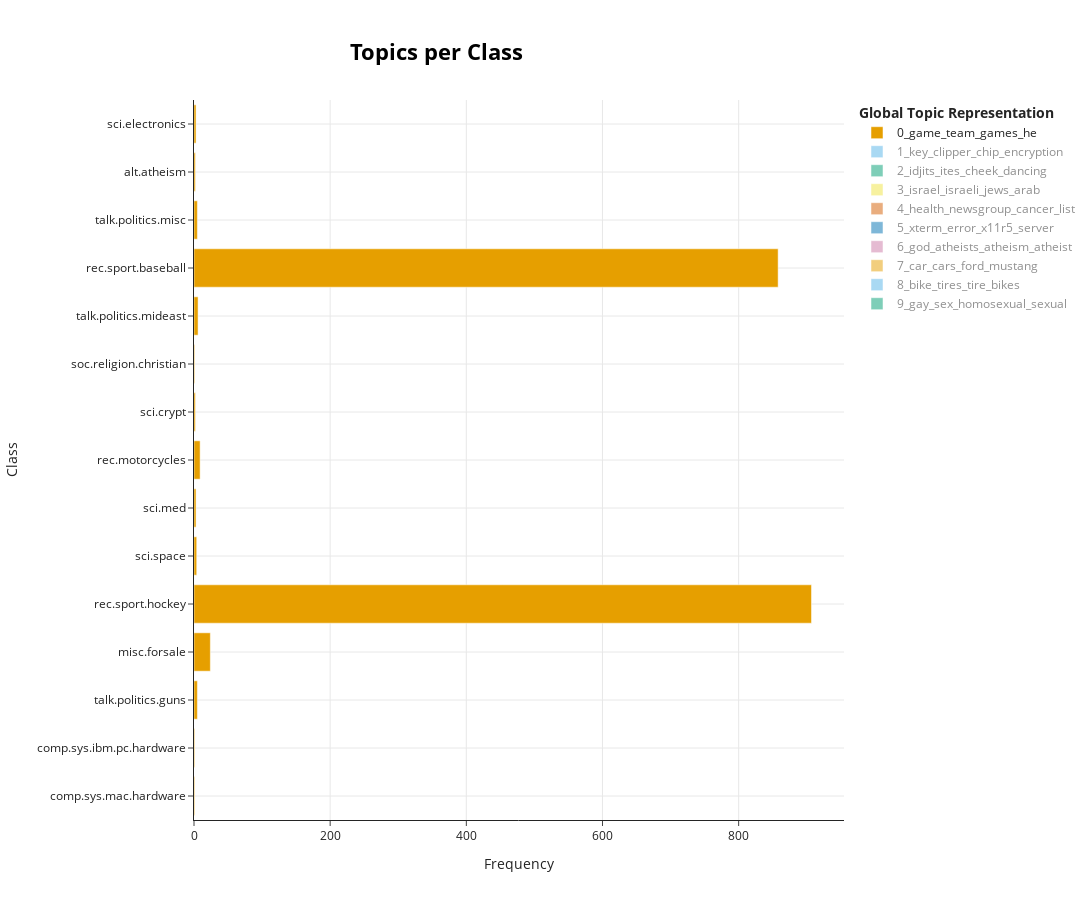

This figure's notebook cell:
### Code cell
topics_per_class = topic_model.topics_per_class(docs, classes=classes)
fig_unsupervised = topic_model.visualize_topics_per_class(topics_per_class, top_n_topics=10)
fig_unsupervised

### Figure 1 — Plotly figure (JSON) as saved in the notebook; plotly's stock layout.template omitted (floating-point values rounded to 4 significant figures)
{"data": [{"hoverinfo": "text", "hovertext": ["<b>Topic 0</b><br>Words: jcssageccpurdueedu, stalnaker, oooo, pureesageccjcs, ernest", "<b>Topic 0</b><br>Words: quinea, papua, translation, buying, seriously", "<b>Topic 0</b><br>Words: jets, phill, ratings, bianchi, addresss", "<b>Topic 0</b><br>Words: tickets, ticket, contains, airlines, airline", "<b>Topic 0</b><br>Words: game, team, hockey, games, 25", "<b>Topic 0</b><br>Words: station, clementine, song, dcx1, unscheduled", "<b>Topic 0</b><br>Words: dominant, dominance, cross, eye, study", "<b>Topic 0</b><br>Words: embalmer, it175, umanitoba, jorg, gsxr1100", "<b>Topic 0</b><br>Words: ticket, v4, v5, allegation, magnitude", "<b>Topic 0</b><br>Words: sturm, doug, familiar, anyone, with", "<b>Topic 0</b><br>Words: prisoners, sections, stones, pitchers, anon15031anonpenetfi", "<b>Topic 0</b><br>Words: game, team, he, games, year", "<b>Topic 0</b><br>Words: chrysler, chorus, dollar, sf, buffs", "<b>Topic 0</b><br>Words: conner, beautiful, bravo, bill, johnson", "<b>Topic 0</b><br>Words: soccer, conference, philcmacseemcgillca, chicago, 45th"], "marker": {"color": "#E69F00"}, "name": "0_game_team_games_he", "orientation": "h", "type": "bar", "visible": true, "x": [1, 1, 5, 24, 907, 4, 3, 9, 2, 1, 6, 858, 5, 2, 3], "y": ["comp.sys.mac.hardware", "comp.sys.ibm.pc.hardware", "talk.politics.guns", "misc.forsale", "rec.sport.hockey", "sci.space", "sci.med", "rec.motorcycles", "sci.crypt", "soc.religion.christian", "talk.politics.mideast", "rec.sport.baseball", "talk.politics.misc", "alt.atheism", "sci.electronics"]}, {"hoverinfo": "text", "hovertext": ["<b>Topic 1</b><br>Words: sequences, parser, esc, dsc, compliant", "<b>Topic 1</b><br>Words: rewards, info, npr, secure, public", "<b>Topic 1</b><br>Words: typos, hooks, greetings, al, clipper", "<b>Topic 1</b><br>Words: prizms, lterature, lloking, lsi, geos", "<b>Topic 1</b><br>Words: publish, scoriates, conically, intelliegence, moeny", "<b>Topic 1</b><br>Words: ssn, whoa, smoking, foods, eh", "<b>Topic 1</b><br>Words: key, clipper, chip, encryption, keys", "<b>Topic 1</b><br>Words: monitoring, ish, igcs, tienanmien, balkanmideast", "<b>Topic 1</b><br>Words: heisenberg, berg, mlb, npr, mccarthy", "<b>Topic 1</b><br>Words: initiative, wiretapping, ho, urge, clintons", "<b>Topic 1</b><br>Words: keys, mathew, broadcasting, impropriety, government", "<b>Topic 1</b><br>Words: key, cityanytown, namejoe, address123, keyldslfoialsdkcdsngsikhsfd", "<b>Topic 1</b><br>Words: kgbatf, cote, right, defending, he"], "marker": {"color": "#56B4E9"}, "name": "1_key_clipper_chip_encryption", "orientation": "h", "type": "bar", "visible": "legendonly", "x": [1, 4, 1, 1, 2, 1, 565, 2, 1, 5, 3, 3, 1], "y": ["comp.windows.x", "talk.politics.guns", "misc.forsale", "rec.autos", "sci.space", "sci.med", "sci.crypt", "talk.politics.mideast", "rec.sport.baseball", "talk.politics.misc", "alt.atheism", "sci.electronics", "talk.religion.misc"]}, {"hoverinfo": "text", "hovertext": ["<b>Topic 2</b><br>Words: idjits, ites, cheek, dancing, yep", "<b>Topic 2</b><br>Words: each, idjits, ites, cheek, dancing", "<b>Topic 2</b><br>Words: idjits, ites, cheek, dancing, yep", "<b>Topic 2</b><br>Words: idjits, ites, cheek, dancing, yep", "<b>Topic 2</b><br>Words: ken, idjits, ites, cheek, dancing", "<b>Topic 2</b><br>Words: idjits, ites, cheek, dancing, yep", "<b>Topic 2</b><br>Words: ites, cheek, 15, idjits, dancing", "<b>Topic 2</b><br>Words: idjits, ites, cheek, dancing, yep", "<b>Topic 2</b><br>Words: idjits, ites, cheek, dancing, yep", "<b>Topic 2</b><br>Words: idjits, ites, cheek, dancing, yep", "<b>Topic 2</b><br>Words: idjits, ites, cheek, dancing, yep", "<b>Topic 2</b><br>Words: idjits, dancing, yep, huh, ignore", "<b>Topic 2</b><br>Words: idjits, ites, cheek, dancing, yep", "<b>Topic 2</b><br>Words: idjits, ites, cheek, dancing, yep", "<b>Topic 2</b><br>Words: idjits, ites, cheek, dancing, yep", "<b>Topic 2</b><br>Words: why, idjits, ites, cheek, dancing", "<b>Topic 2</b><br>Words: idjits, ites, cheek, dancing, yep", "<b>Topic 2</b><br>Words: idjits, ites, cheek, dancing, yep", "<b>Topic 2</b><br>Words: idjits, ites, cheek, dancing, yep", "<b>Topic 2</b><br>Words: idjits, ites, cheek, dancing, yep"], "marker": {"color": "#009E73"}, "name": "2_idjits_ites_cheek_dancing", "orientation": "h", "type": "bar", "visible": "legendonly", "x": [6, 35, 18, 24, 17, 25, 56, 32, 30, 38, 18, 31, 29, 22, 21, 38, 19, 20, 26, 23], "y": ["comp.windows.x", "comp.sys.mac.hardware", "comp.sys.ibm.pc.hardware", "talk.politics.guns", "misc.forsale", "rec.sport.hockey", "rec.autos", "sci.space", "sci.med", "comp.os.ms-windows.misc", "comp.graphics", "rec.motorcycles", "sci.crypt", "soc.religion.christian", "talk.politics.mideast", "rec.sport.baseball", "talk.politics.misc", "alt.atheism", "sci.electronics", "talk.religion.misc"]}, {"hoverinfo": "text", "hovertext": ["<b>Topic 3</b><br>Words: nazi, dodd, law, gca, jpfo", "<b>Topic 3</b><br>Words: skirmish, wasting, bandwidth, occurred, referring", "<b>Topic 3</b><br>Words: jp, scratching, nz, kr, scum", "<b>Topic 3</b><br>Words: jewish, proselytism, speak, jews, dinner", "<b>Topic 3</b><br>Words: israel, israeli, jews, arab, arabs", "<b>Topic 3</b><br>Words: mutually, polish, exclusive, jewish, not", "<b>Topic 3</b><br>Words: hitler, nazis, limbaugh, chancellor, party", "<b>Topic 3</b><br>Words: jews, bombing, israel, antisemitism, civilians", "<b>Topic 3</b><br>Words: intermediate, sockets, skip, bandwidth, hitler", "<b>Topic 3</b><br>Words: nazis, homosexuality, jews, roehm, christian"], "marker": {"color": "#F0E442"}, "name": "3_israel_israeli_jews_arab", "orientation": "h", "type": "bar", "visible": "legendonly", "x": [5, 1, 2, 4, 404, 1, 8, 15, 1, 12], "y": ["talk.politics.guns", "rec.sport.hockey", "rec.autos", "soc.religion.christian", "talk.politics.mideast", "rec.sport.baseball", "talk.politics.misc", "alt.atheism", "sci.electronics", "talk.religion.misc"]}, {"hoverinfo": "text", "hovertext": ["<b>Topic 4</b><br>Words: sco, mailing, subscribe, list, newsgroups", "<b>Topic 4</b><br>Words: nutek, address, caere, kelley, unlockfolder", "<b>Topic 4</b><br>Words: vote, voting, votes, publishing, unmoderated", "<b>Topic 4</b><br>Words: petenholonetnet, c601edcd6cpqhousehoucompaqcom, petenwellsfcaus, nortonhouamococom, thomasrcpqhousehoucompaqcom", "<b>Topic 4</b><br>Words: inguiry, computerforsale, addresser1eridanchuvashiasu, mailings, call", "<b>Topic 4</b><br>Words: 1993apr2121103812363newshubistsca, rocketcalvincsunbca, 131202310, dchhabrastplistsca, dotted", "<b>Topic 4</b><br>Words: requests, send, recautos, list, mailing", "<b>Topic 4</b><br>Words: scispace, posts, space, list, email", "<b>Topic 4</b><br>Words: health, cancer, disease, tobacco, medical", "<b>Topic 4</b><br>Words: access, bitmaps, newsgroup, rdbms, wysiwyg", "<b>Topic 4</b><br>Words: liefting, group, newsgroup, turkey, aspects", "<b>Topic 4</b><br>Words: mail, motoheadcscoloradoedu, panties, 725173356compuservecom, listservfriggiscbrcom", "<b>Topic 4</b><br>Words: 8546889, tisdom, tiscom, jedpolluxuscedu, walkertiscom", "<b>Topic 4</b><br>Words: ahmadiyya, votes, newsgroup, vote, religions", "<b>Topic 4</b><br>Words: cosar, mailbox, ahmet, c705, 6123767873", "<b>Topic 4</b><br>Words: mailing, list, cardinals, email, address", "<b>Topic 4</b><br>Words: agrevates, brandon, bashing, informative, fools", "<b>Topic 4</b><br>Words: deleted, add, jsn104, toughto, dkoreshbranchdavidiancompoundwacotxus", "<b>Topic 4</b><br>Words: pdt, andymacraecorpsuncom, yxy4145usledu, apr, newsgroup", "<b>Topic 4</b><br>Words: holladay, compuservecom, 721051351compuservecom, 171194, 841171194"], "marker": {"color": "#D55E00"}, "name": "4_health_newsgroup_cancer_list", "orientation": "h", "type": "bar", "visible": "legendonly", "x": [33, 8, 9, 3, 14, 5, 16, 20, 21, 28, 35, 9, 9, 12, 9, 16, 3, 10, 17, 7], "y": ["comp.windows.x", "comp.sys.mac.hardware", "comp.sys.ibm.pc.hardware", "talk.politics.guns", "misc.forsale", "rec.sport.hockey", "rec.autos", "sci.space", "sci.med", "comp.os.ms-windows.misc", "comp.graphics", "rec.motorcycles", "sci.crypt", "soc.religion.christian", "talk.politics.mideast", "rec.sport.baseball", "talk.politics.misc", "alt.atheism", "sci.electronics", "talk.religion.misc"]}, {"hoverinfo": "text", "hovertext": ["<b>Topic 5</b><br>Words: xterm, error, x11r5, server, xdm", "<b>Topic 5</b><br>Words: 6172755800, gcc, handy, tech, number", "<b>Topic 5</b><br>Words: gcc, libc, bad, ram, kernel", "<b>Topic 5</b><br>Words: bwc, void, const, functions, samename", "<b>Topic 5</b><br>Words: sometimes, client, bugs, dogfight, server", "<b>Topic 5</b><br>Words: spoofing, josh, marc, commands, described", "<b>Topic 5</b><br>Words: ultrix, steve, running, youre, see"], "marker": {"color": "#0072B2"}, "name": "5_xterm_error_x11r5_server", "orientation": "h", "type": "bar", "visible": "legendonly", "x": [192, 1, 1, 4, 6, 1, 1], "y": ["comp.windows.x", "comp.sys.mac.hardware", "comp.sys.ibm.pc.hardware", "comp.os.ms-windows.misc", "comp.graphics", "sci.crypt", "talk.religion.misc"]}, {"hoverinfo": "text", "hovertext": ["<b>Topic 6</b><br>Words: life, formed, planetsterilizing, sterilizing, predate", "<b>Topic 6</b><br>Words: agnostic, god, believe, selfproclaimed, atheist", "<b>Topic 6</b><br>Words: god, atheists, existence, faith, atheism", "<b>Topic 6</b><br>Words: religious, religion, beliefs, religions, produced", "<b>Topic 6</b><br>Words: atheists, god, atheism, atheist, argument", "<b>Topic 6</b><br>Words: god, atheists, you, science, believe"], "marker": {"color": "#CC79A7"}, "name": "6_god_atheists_atheism_atheist", "orientation": "h", "type": "bar", "visible": "legendonly", "x": [1, 4, 41, 3, 127, 27], "y": ["sci.space", "sci.med", "soc.religion.christian", "talk.politics.misc", "alt.atheism", "talk.religion.misc"]}, {"hoverinfo": "text", "hovertext": ["<b>Topic 7</b><br>Words: 3931216, dinette, cobalt, milano, exsoviet", "<b>Topic 7</b><br>Words: car, cars, mustang, ford, engine", "<b>Topic 7</b><br>Words: joe, rs71, mippselled, lbj, dubbed", "<b>Topic 7</b><br>Words: indiginous, posers, midsized, anemic, volvos", "<b>Topic 7</b><br>Words: bulgaria, vesselin, embargo, controls, plenty"], "marker": {"color": "#E69F00"}, "name": "7_car_cars_ford_mustang", "orientation": "h", "type": "bar", "visible": "legendonly", "x": [2, 172, 2, 2, 1], "y": ["misc.forsale", "rec.autos", "sci.space", "rec.motorcycles", "sci.crypt"]}, {"hoverinfo": "text", "hovertext": ["<b>Topic 8</b><br>Words: mower, bike, tires, rear, lawn", "<b>Topic 8</b><br>Words: tires, fluids, bike, brake, car", "<b>Topic 8</b><br>Words: bike, bikes, miles, tire, tires"], "marker": {"color": "#56B4E9"}, "name": "8_bike_tires_tire_bikes", "orientation": "h", "type": "bar", "visible": "legendonly", "x": [12, 14, 135], "y": ["misc.forsale", "rec.autos", "rec.motorcycles"]}, {"hoverinfo": "text", "hovertext": ["<b>Topic 9</b><br>Words: slick, chances, discussed, kept, direct", "<b>Topic 9</b><br>Words: let, rephrasing, shoving, merciful, everyone", "<b>Topic 9</b><br>Words: seinfeld, sex, hung, flamboyance, boobs", "<b>Topic 9</b><br>Words: fud, jen, advocacy, wheres, preaching", "<b>Topic 9</b><br>Words: less, 10, really, think, than", "<b>Topic 9</b><br>Words: bunghole, peasized, closeted, wannabe, feeble", "<b>Topic 9</b><br>Words: homosexuality, bestiality, sexual, homosexual, gay", "<b>Topic 9</b><br>Words: butits, homour, alternative, objections, terrible", "<b>Topic 9</b><br>Words: gay, homosexual, sexual, sex, men", "<b>Topic 9</b><br>Words: enviroleague, bsa, sex, gay, youth", "<b>Topic 9</b><br>Words: gay, caligiuri, gays, sex, exgay"], "marker": {"color": "#009E73"}, "name": "9_gay_sex_homosexual_sexual", "orientation": "h", "type": "bar", "visible": "legendonly", "x": [1, 1, 2, 1, 1, 1, 4, 1, 129, 12, 4], "y": ["rec.autos", "sci.space", "sci.med", "comp.os.ms-windows.misc", "comp.graphics", "rec.motorcycles", "soc.religion.christian", "talk.politics.mideast", "talk.politics.misc", "alt.atheism", "talk.religion.misc"]}], "layout": {"height": 900, "hoverlabel": {"bgcolor": "white", "font": {"family": "Rockwell", "size": 16}}, "legend": {"title": {"text": "<b>Global Topic Representation"}}, "title": {"font": {"color": "Black", "size": 22}, "text": "<b>Topics per Class</b>", "x": 0.4, "xanchor": "center", "y": 0.95, "yanchor": "top"}, "width": 1250, "xaxis": {"showgrid": true, "title": {"text": "Frequency"}}, "yaxis": {"showgrid": true, "title": {"text": "Class"}}}}
